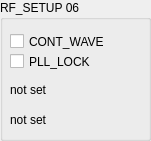
   <widget class="QGroupBox" name="groupBox_9">
    <property name="geometry">
     <rect>
      <x>160</x>
      <y>400</y>
      <width>151</width>
      <height>141</height>
     </rect>
    </property>
    <property name="title">
     <string>RF_SETUP 06</string>
    </property>
    <widget class="QCheckBox" name="cbCONT_WAVE">
     <property name="geometry">
      <rect>
       <x>10</x>
       <y>30</y>
       <width>141</width>
       <height>23</height>
      </rect>
     </property>
     <property name="toolTip">
      <string>06:7</string>
     </property>
     <property name="text">
      <string>CONT_WAVE</string>
     </property>
    </widget>
    <widget class="QLabel" name="lRF_DR">
     <property name="geometry">
      <rect>
       <x>10</x>
       <y>80</y>
       <width>141</width>
       <height>19</height>
      </rect>
     </property>
     <property name="toolTip">
      <string>06:3,5</string>
     </property>
     <property name="text">
      <string>not set</string>
     </property>
    </widget>
    <widget class="QCheckBox" name="cbPLL_LOCK">
     <property name="geometry">
      <rect>
       <x>10</x>
       <y>50</y>
       <width>141</width>
       <height>23</height>
      </rect>
     </property>
     <property name="toolTip">
      <string>06:4</string>
     </property>
     <property name="text">
      <string>PLL_LOCK</string>
     </property>
    </widget>
    <widget class="QLabel" name="lRF_PWR">
     <property name="geometry">
      <rect>
       <x>10</x>
       <y>110</y>
       <width>141</width>
       <height>19</height>
      </rect>
     </property>
     <property name="toolTip">
      <string>06:2-1</string>
     </property>
     <property name="text">
      <string>not set</string>
     </property>
    </widget>
   </widget>
